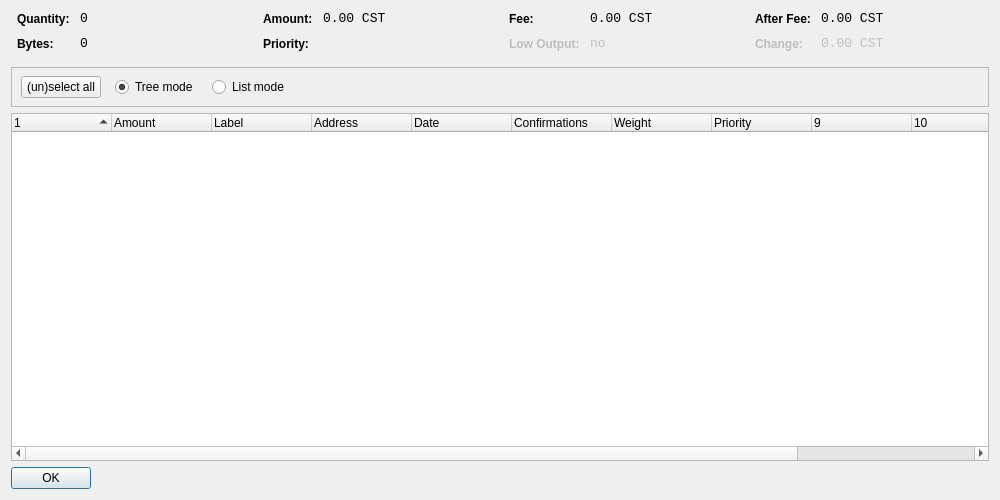
<?xml version="1.0" encoding="UTF-8"?>
<ui version="4.0">
 <class>CoinControlDialog</class>
 <widget class="QWidget" name="CoinControlDialog">
  <property name="geometry">
   <rect>
    <x>0</x>
    <y>0</y>
    <width>1000</width>
    <height>500</height>
   </rect>
  </property>
  <property name="windowTitle">
   <string>Coin Control</string>
  </property>
  <layout class="QVBoxLayout" name="verticalLayout">
   <item>
    <layout class="QHBoxLayout" name="horizontalLayoutTop" stretch="0,0,0,0">
     <property name="topMargin">
      <number>0</number>
     </property>
     <property name="bottomMargin">
      <number>10</number>
     </property>
     <item>
      <layout class="QFormLayout" name="formLayoutCoinControl1">
       <property name="horizontalSpacing">
        <number>10</number>
       </property>
       <property name="verticalSpacing">
        <number>10</number>
       </property>
       <property name="leftMargin">
        <number>6</number>
       </property>
       <property name="rightMargin">
        <number>6</number>
       </property>
       <item row="0" column="0">
        <widget class="QLabel" name="labelCoinControlQuantityText">
         <property name="styleSheet">
          <string notr="true">font-weight:bold;</string>
         </property>
         <property name="text">
          <string>Quantity:</string>
         </property>
        </widget>
       </item>
       <item row="0" column="1">
        <widget class="QLabel" name="labelCoinControlQuantity">
         <property name="font">
          <font>
           <family>Monospace</family>
           <pointsize>10</pointsize>
          </font>
         </property>
         <property name="cursor">
          <cursorShape>IBeamCursor</cursorShape>
         </property>
         <property name="contextMenuPolicy">
          <enum>Qt::ActionsContextMenu</enum>
         </property>
         <property name="text">
          <string notr="true">0</string>
         </property>
         <property name="textInteractionFlags">
          <set>Qt::LinksAccessibleByMouse|Qt::TextSelectableByKeyboard|Qt::TextSelectableByMouse</set>
         </property>
        </widget>
       </item>
       <item row="1" column="0">
        <widget class="QLabel" name="labelCoinControlBytesText">
         <property name="styleSheet">
          <string notr="true">font-weight:bold;</string>
         </property>
         <property name="text">
          <string>Bytes:</string>
         </property>
        </widget>
       </item>
       <item row="1" column="1">
        <widget class="QLabel" name="labelCoinControlBytes">
         <property name="font">
          <font>
           <family>Monospace</family>
           <pointsize>10</pointsize>
          </font>
         </property>
         <property name="cursor">
          <cursorShape>IBeamCursor</cursorShape>
         </property>
         <property name="contextMenuPolicy">
          <enum>Qt::ActionsContextMenu</enum>
         </property>
         <property name="text">
          <string notr="true">0</string>
         </property>
         <property name="textInteractionFlags">
          <set>Qt::LinksAccessibleByMouse|Qt::TextSelectableByKeyboard|Qt::TextSelectableByMouse</set>
         </property>
        </widget>
       </item>
      </layout>
     </item>
     <item>
      <layout class="QFormLayout" name="formLayoutCoinControl2">
       <property name="horizontalSpacing">
        <number>10</number>
       </property>
       <property name="verticalSpacing">
        <number>10</number>
       </property>
       <property name="leftMargin">
        <number>6</number>
       </property>
       <property name="rightMargin">
        <number>6</number>
       </property>
       <item row="0" column="0">
        <widget class="QLabel" name="labelCoinControlAmountText">
         <property name="styleSheet">
          <string notr="true">font-weight:bold;</string>
         </property>
         <property name="text">
          <string>Amount:</string>
         </property>
        </widget>
       </item>
       <item row="0" column="1">
        <widget class="QLabel" name="labelCoinControlAmount">
         <property name="font">
          <font>
           <family>Monospace</family>
           <pointsize>10</pointsize>
          </font>
         </property>
         <property name="cursor">
          <cursorShape>IBeamCursor</cursorShape>
         </property>
         <property name="contextMenuPolicy">
          <enum>Qt::ActionsContextMenu</enum>
         </property>
         <property name="text">
          <string notr="true">0.00 CST</string>
         </property>
         <property name="textInteractionFlags">
          <set>Qt::LinksAccessibleByMouse|Qt::TextSelectableByKeyboard|Qt::TextSelectableByMouse</set>
         </property>
        </widget>
       </item>
       <item row="1" column="0">
        <widget class="QLabel" name="labelCoinControlPriorityText">
         <property name="styleSheet">
          <string notr="true">font-weight:bold;</string>
         </property>
         <property name="text">
          <string>Priority:</string>
         </property>
        </widget>
       </item>
       <item row="1" column="1">
        <widget class="QLabel" name="labelCoinControlPriority">
         <property name="font">
          <font>
           <family>Monospace</family>
           <pointsize>10</pointsize>
          </font>
         </property>
         <property name="cursor">
          <cursorShape>IBeamCursor</cursorShape>
         </property>
         <property name="contextMenuPolicy">
          <enum>Qt::ActionsContextMenu</enum>
         </property>
         <property name="text">
          <string/>
         </property>
         <property name="textInteractionFlags">
          <set>Qt::LinksAccessibleByMouse|Qt::TextSelectableByKeyboard|Qt::TextSelectableByMouse</set>
         </property>
        </widget>
       </item>
      </layout>
     </item>
     <item>
      <layout class="QFormLayout" name="formLayoutCoinControl3">
       <property name="horizontalSpacing">
        <number>10</number>
       </property>
       <property name="verticalSpacing">
        <number>10</number>
       </property>
       <property name="leftMargin">
        <number>6</number>
       </property>
       <property name="rightMargin">
        <number>6</number>
       </property>
       <item row="0" column="0">
        <widget class="QLabel" name="labelCoinControlFeeText">
         <property name="styleSheet">
          <string notr="true">font-weight:bold;</string>
         </property>
         <property name="text">
          <string>Fee:</string>
         </property>
        </widget>
       </item>
       <item row="0" column="1">
        <widget class="QLabel" name="labelCoinControlFee">
         <property name="font">
          <font>
           <family>Monospace</family>
           <pointsize>10</pointsize>
          </font>
         </property>
         <property name="cursor">
          <cursorShape>IBeamCursor</cursorShape>
         </property>
         <property name="contextMenuPolicy">
          <enum>Qt::ActionsContextMenu</enum>
         </property>
         <property name="text">
          <string notr="true">0.00 CST</string>
         </property>
         <property name="textInteractionFlags">
          <set>Qt::LinksAccessibleByMouse|Qt::TextSelectableByKeyboard|Qt::TextSelectableByMouse</set>
         </property>
        </widget>
       </item>
       <item row="1" column="0">
        <widget class="QLabel" name="labelCoinControlLowOutputText">
         <property name="enabled">
          <bool>false</bool>
         </property>
         <property name="styleSheet">
          <string notr="true">font-weight:bold;</string>
         </property>
         <property name="text">
          <string>Low Output:</string>
         </property>
        </widget>
       </item>
       <item row="1" column="1">
        <widget class="QLabel" name="labelCoinControlLowOutput">
         <property name="enabled">
          <bool>false</bool>
         </property>
         <property name="font">
          <font>
           <family>Monospace</family>
           <pointsize>10</pointsize>
          </font>
         </property>
         <property name="cursor">
          <cursorShape>IBeamCursor</cursorShape>
         </property>
         <property name="contextMenuPolicy">
          <enum>Qt::ActionsContextMenu</enum>
         </property>
         <property name="text">
          <string>no</string>
         </property>
         <property name="textInteractionFlags">
          <set>Qt::LinksAccessibleByMouse|Qt::TextSelectableByKeyboard|Qt::TextSelectableByMouse</set>
         </property>
        </widget>
       </item>
      </layout>
     </item>
     <item>
      <layout class="QFormLayout" name="formLayoutCoinControl4">
       <property name="horizontalSpacing">
        <number>10</number>
       </property>
       <property name="verticalSpacing">
        <number>10</number>
       </property>
       <property name="leftMargin">
        <number>6</number>
       </property>
       <property name="rightMargin">
        <number>6</number>
       </property>
       <item row="0" column="0">
        <widget class="QLabel" name="labelCoinControlAfterFeeText">
         <property name="styleSheet">
          <string notr="true">font-weight:bold;</string>
         </property>
         <property name="text">
          <string>After Fee:</string>
         </property>
        </widget>
       </item>
       <item row="0" column="1">
        <widget class="QLabel" name="labelCoinControlAfterFee">
         <property name="font">
          <font>
           <family>Monospace</family>
           <pointsize>10</pointsize>
          </font>
         </property>
         <property name="cursor">
          <cursorShape>IBeamCursor</cursorShape>
         </property>
         <property name="contextMenuPolicy">
          <enum>Qt::ActionsContextMenu</enum>
         </property>
         <property name="text">
          <string notr="true">0.00 CST</string>
         </property>
         <property name="textInteractionFlags">
          <set>Qt::LinksAccessibleByMouse|Qt::TextSelectableByKeyboard|Qt::TextSelectableByMouse</set>
         </property>
        </widget>
       </item>
       <item row="1" column="0">
        <widget class="QLabel" name="labelCoinControlChangeText">
         <property name="enabled">
          <bool>false</bool>
         </property>
         <property name="styleSheet">
          <string notr="true">font-weight:bold;</string>
         </property>
         <property name="text">
          <string>Change:</string>
         </property>
        </widget>
       </item>
       <item row="1" column="1">
        <widget class="QLabel" name="labelCoinControlChange">
         <property name="enabled">
          <bool>false</bool>
         </property>
         <property name="font">
          <font>
           <family>Monospace</family>
           <pointsize>10</pointsize>
          </font>
         </property>
         <property name="cursor">
          <cursorShape>IBeamCursor</cursorShape>
         </property>
         <property name="contextMenuPolicy">
          <enum>Qt::ActionsContextMenu</enum>
         </property>
         <property name="text">
          <string notr="true">0.00 CST</string>
         </property>
         <property name="textInteractionFlags">
          <set>Qt::LinksAccessibleByMouse|Qt::TextSelectableByKeyboard|Qt::TextSelectableByMouse</set>
         </property>
        </widget>
       </item>
      </layout>
     </item>
    </layout>
   </item>
   <item>
    <widget class="QFrame" name="frame">
     <property name="minimumSize">
      <size>
       <width>0</width>
       <height>40</height>
      </size>
     </property>
     <property name="frameShape">
      <enum>QFrame::StyledPanel</enum>
     </property>
     <property name="frameShadow">
      <enum>QFrame::Sunken</enum>
     </property>
     <widget class="QWidget" name="horizontalLayoutWidget">
      <property name="geometry">
       <rect>
        <x>10</x>
        <y>0</y>
        <width>781</width>
        <height>41</height>
       </rect>
      </property>
      <layout class="QHBoxLayout" name="horizontalLayoutPanel" stretch="0,0,0,0">
       <property name="spacing">
        <number>14</number>
       </property>
       <item>
        <widget class="QPushButton" name="pushButtonSelectAll">
         <property name="sizePolicy">
          <sizepolicy hsizetype="Maximum" vsizetype="Fixed">
           <horstretch>0</horstretch>
           <verstretch>0</verstretch>
          </sizepolicy>
         </property>
         <property name="text">
          <string>(un)select all</string>
         </property>
        </widget>
       </item>
       <item>
        <widget class="QRadioButton" name="radioTreeMode">
         <property name="sizePolicy">
          <sizepolicy hsizetype="Maximum" vsizetype="Fixed">
           <horstretch>0</horstretch>
           <verstretch>0</verstretch>
          </sizepolicy>
         </property>
         <property name="text">
          <string>Tree mode</string>
         </property>
         <property name="checked">
          <bool>true</bool>
         </property>
        </widget>
       </item>
       <item>
        <widget class="QRadioButton" name="radioListMode">
         <property name="sizePolicy">
          <sizepolicy hsizetype="Maximum" vsizetype="Fixed">
           <horstretch>0</horstretch>
           <verstretch>0</verstretch>
          </sizepolicy>
         </property>
         <property name="text">
          <string>List mode</string>
         </property>
        </widget>
       </item>
       <item>
        <spacer name="horizontalSpacer">
         <property name="orientation">
          <enum>Qt::Horizontal</enum>
         </property>
         <property name="sizeHint" stdset="0">
          <size>
           <width>40</width>
           <height>20</height>
          </size>
         </property>
        </spacer>
       </item>
      </layout>
     </widget>
    </widget>
   </item>
   <item>
    <widget class="CoinControlTreeWidget" name="treeWidget">
     <property name="contextMenuPolicy">
      <enum>Qt::CustomContextMenu</enum>
     </property>
     <property name="sortingEnabled">
      <bool>false</bool>
     </property>
     <property name="columnCount">
      <number>12</number>
     </property>
     <attribute name="headerShowSortIndicator" stdset="0">
      <bool>true</bool>
     </attribute>
     <attribute name="headerStretchLastSection">
      <bool>false</bool>
     </attribute>
     <column>
      <property name="text">
       <string/>
      </property>
     </column>
     <column>
      <property name="text">
       <string>Amount</string>
      </property>
     </column>
     <column>
      <property name="text">
       <string>Label</string>
      </property>
     </column>
     <column>
      <property name="text">
       <string>Address</string>
      </property>
     </column>
     <column>
      <property name="text">
       <string>Date</string>
      </property>
     </column>
     <column>
      <property name="text">
       <string>Confirmations</string>
      </property>
      <property name="toolTip">
       <string>Confirmed</string>
      </property>
     </column>
     <column>
      <property name="text">
       <string>Weight</string>
      </property>
     </column>
     <column>
      <property name="text">
       <string>Priority</string>
      </property>
     </column>
     <column>
      <property name="text">
       <string/>
      </property>
     </column>
     <column>
      <property name="text">
       <string/>
      </property>
     </column>
     <column>
      <property name="text">
       <string/>
      </property>
     </column>
     <column>
      <property name="text">
       <string/>
      </property>
     </column>
    </widget>
   </item>
   <item>
    <widget class="QDialogButtonBox" name="buttonBox">
     <property name="sizePolicy">
      <sizepolicy hsizetype="Maximum" vsizetype="Fixed">
       <horstretch>0</horstretch>
       <verstretch>0</verstretch>
      </sizepolicy>
     </property>
     <property name="orientation">
      <enum>Qt::Horizontal</enum>
     </property>
     <property name="standardButtons">
      <set>QDialogButtonBox::Ok</set>
     </property>
    </widget>
   </item>
  </layout>
 </widget>
 <customwidgets>
  <customwidget>
   <class>CoinControlTreeWidget</class>
   <extends>QTreeWidget</extends>
   <header>coincontroltreewidget.h</header>
  </customwidget>
 </customwidgets>
 <resources/>
 <connections/>
</ui>
